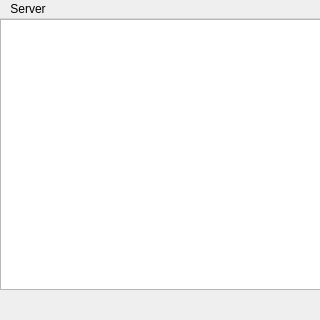
<?xml version="1.0" encoding="UTF-8"?>
<ui version="4.0">
 <class>ServersWindow</class>
 <widget class="QMainWindow" name="ServersWindow">
  <property name="geometry">
   <rect>
    <x>0</x>
    <y>0</y>
    <width>320</width>
    <height>320</height>
   </rect>
  </property>
  <property name="minimumSize">
   <size>
    <width>320</width>
    <height>320</height>
   </size>
  </property>
  <property name="maximumSize">
   <size>
    <width>320</width>
    <height>320</height>
   </size>
  </property>
  <property name="windowTitle">
   <string>Servers</string>
  </property>
  <widget class="QWidget" name="centralwidget">
   <property name="contextMenuPolicy">
    <enum>Qt::ActionsContextMenu</enum>
   </property>
   <widget class="QWidget" name="horizontalLayoutWidget">
    <property name="geometry">
     <rect>
      <x>0</x>
      <y>0</y>
      <width>321</width>
      <height>271</height>
     </rect>
    </property>
    <layout class="QHBoxLayout" name="horizontalLayout">
     <item>
      <widget class="QListView" name="listServers">
       <property name="contextMenuPolicy">
        <enum>Qt::ActionsContextMenu</enum>
       </property>
       <property name="editTriggers">
        <set>QAbstractItemView::NoEditTriggers</set>
       </property>
       <property name="resizeMode">
        <enum>QListView::Adjust</enum>
       </property>
      </widget>
     </item>
    </layout>
   </widget>
   <widget class="QLabel" name="labelSelectedIP">
    <property name="geometry">
     <rect>
      <x>10</x>
      <y>280</y>
      <width>47</width>
      <height>13</height>
     </rect>
    </property>
    <property name="text">
     <string/>
    </property>
   </widget>
  </widget>
  <widget class="QMenuBar" name="menubar">
   <property name="geometry">
    <rect>
     <x>0</x>
     <y>0</y>
     <width>320</width>
     <height>20</height>
    </rect>
   </property>
   <widget class="QMenu" name="menuPlaceholder">
    <property name="title">
     <string>Server</string>
    </property>
    <addaction name="actionSWConnect"/>
    <addaction name="separator"/>
    <addaction name="actionAdd"/>
    <addaction name="actionRemove"/>
    <addaction name="separator"/>
    <addaction name="actionClose"/>
   </widget>
   <addaction name="menuPlaceholder"/>
  </widget>
  <action name="actionAdd">
   <property name="text">
    <string>Add...</string>
   </property>
  </action>
  <action name="actionRemove">
   <property name="text">
    <string>Remove</string>
   </property>
  </action>
  <action name="actionClose">
   <property name="text">
    <string>Close</string>
   </property>
  </action>
  <action name="actionSWConnect">
   <property name="text">
    <string>Connect</string>
   </property>
  </action>
  <action name="actionDetails">
   <property name="text">
    <string/>
   </property>
  </action>
 </widget>
 <resources/>
 <connections/>
</ui>
